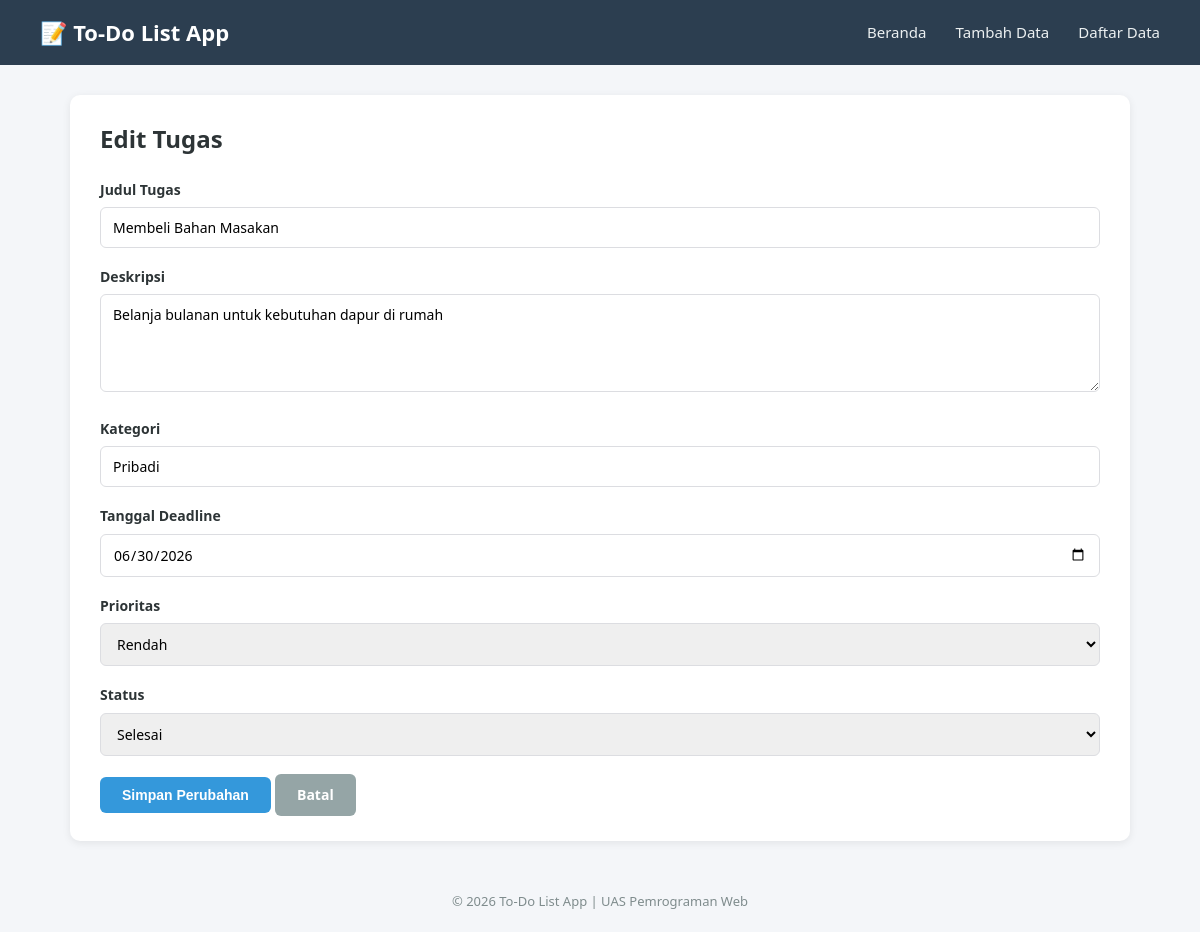
The page /edit.php?id=3 on the database its author committed.
### tables this page shows
CREATE TABLE IF NOT EXISTS tugas (
    id INT(11) NOT NULL AUTO_INCREMENT,
    judul VARCHAR(100) NOT NULL,
    deskripsi TEXT NOT NULL,
    kategori VARCHAR(50) NOT NULL,
    tanggal_deadline DATE NOT NULL,
    prioritas ENUM('Rendah', 'Sedang', 'Tinggi') NOT NULL DEFAULT 'Sedang',
    status ENUM('Belum Selesai', 'Selesai') NOT NULL DEFAULT 'Belum Selesai',
    created_at TIMESTAMP DEFAULT CURRENT_TIMESTAMP,
    PRIMARY KEY (id)
);

### edit.php (the view, shortened to what this page needs)
<?php
require "koneksi.php";
$id = (int) $_GET['id'];
$query = "SELECT * FROM tugas WHERE id = $id";
$hasil = mysqli_query($koneksi, $query);
$data = mysqli_fetch_assoc($hasil);
require "header.php";
?>
    <div class="card">
        <h2 style="margin-bottom: 20px;">Edit Tugas</h2>
        <form action="edit.php?id=<?php echo $data['id']; ?>" method="POST">
            <label for="judul">Judul Tugas</label>
            <input type="text" id="judul" name="judul" value="<?php echo htmlspecialchars($data['judul']); ?>" required>
            <label for="deskripsi">Deskripsi</label>
            <textarea id="deskripsi" name="deskripsi" rows="4"><?php echo htmlspecialchars($data['deskripsi']); ?></textarea>
            <label for="kategori">Kategori</label>
            <input type="text" id="kategori" name="kategori" value="<?php echo htmlspecialchars($data['kategori']); ?>">
            <label for="deadline">Tanggal Deadline</label>
            <input type="date" id="deadline" name="deadline" value="<?php echo $data['tanggal_deadline']; ?>" required>
            <label for="prioritas">Prioritas</label>
            <select id="prioritas" name="prioritas">
                <?php
                $opsiPrioritas = ["Rendah", "Sedang", "Tinggi"];
                foreach ($opsiPrioritas as $opsi) {
                    $selected = ($data['prioritas'] == $opsi) ? "selected" : "";
                    echo "<option value='$opsi' $selected>$opsi</option>";
                }
                ?>
            </select>
            <label for="status">Status</label>
            <select id="status" name="status">
                <?php
                $opsiStatus = ["Belum Selesai", "Selesai"];
                foreach ($opsiStatus as $opsi) {
                    $selected = ($data['status'] == $opsi) ? "selected" : "";
                    echo "<option value='$opsi' $selected>$opsi</option>";
                }
                ?>
            </select>
            <button type="submit" class="btn btn-primary">Simpan Perubahan</button>
            <a href="daftar.php" class="btn btn-secondary">Batal</a>
        </form>
    </div>
<?php require "footer.php"; ?>

### style.css (style rules this page uses)
* { margin: 0; padding: 0; box-sizing: border-box; }
body { font-family: 'Segoe UI', Tahoma, Geneva, Verdana, sans-serif; background-color: #f4f6f9; color: #2d3436; line-height: 1.6; }
.card { background-color: #ffffff; border-radius: 10px; padding: 25px 30px; box-shadow: 0 2px 8px rgba(0, 0, 0, 0.08); margin-bottom: 25px; }
form label { display: block; margin-bottom: 6px; font-weight: 600; font-size: 14px; }
form input[type="text"], form input[type="date"], form select, form textarea { width: 100%; padding: 10px 12px; margin-bottom: 18px; border: 1px solid #dcdde1; border-radius: 6px; font-size: 14px; font-family: inherit; }
.btn { display: inline-block; padding: 10px 22px; border: none; border-radius: 6px; cursor: pointer; font-size: 14px; font-weight: 600; text-decoration: none; transition: opacity 0.2s ease-in-out; }
.btn-primary { background-color: #3498db; color: #fff; }
.btn-secondary { background-color: #95a5a6; color: #fff; }

### rows shown on the page
tugas: judul "Membeli Bahan Masakan", deskripsi "Belanja bulanan untuk kebutuhan dapur di rumah", kategori "Pribadi", deadline "06/30/2026"

### other values the page prints
form field prioritas "Rendah"
form field status "Selesai"
